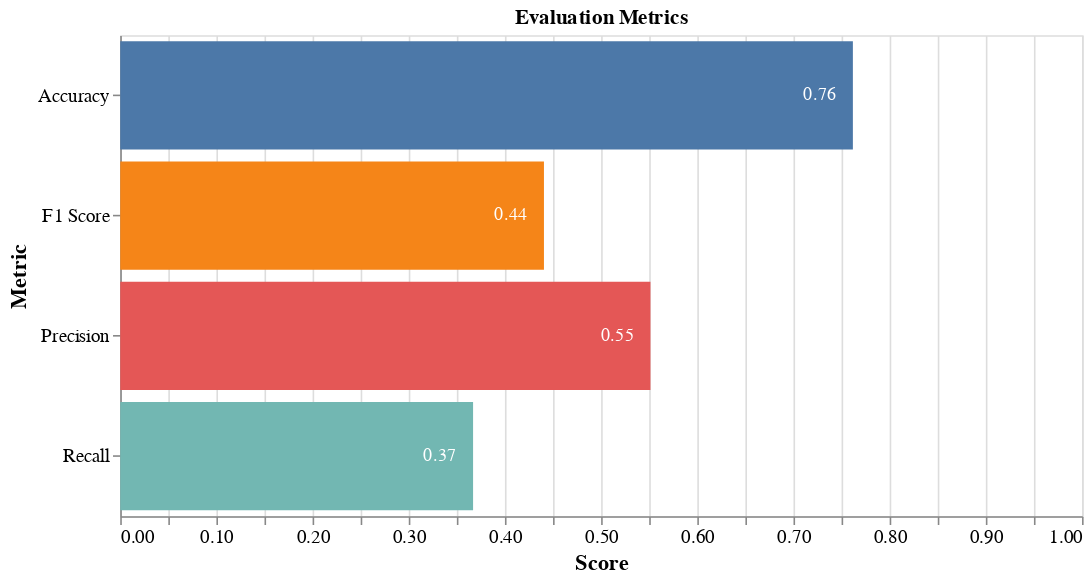

Source (notebook cell):
### Code cell
metrics_scores = {
    "Accuracy": accuracy_score(y_test, y_pred),
    "Precision": precision_score(y_test, y_pred),
    "Recall": recall_score(y_test, y_pred),
    "F1 Score": f1_score(y_test, y_pred),
}

df_metrics = pd.DataFrame(list(metrics_scores.items()), columns=["Metric", "Score"])

base = alt.Chart(df_metrics).encode(
    y=alt.Y("Metric:N", axis=alt.Axis(title="Metric")),
    x=alt.X("Score:Q", axis=alt.Axis(title="Score"), scale=alt.Scale(domain=[0, 1])),
)

bar = base.mark_bar().encode(
    color=alt.Color("Metric:N", legend=None), text=alt.Text("Score:Q", format=".2f")
)

text = base.mark_text(
    align="right",
    baseline="middle",
    color="white",
    dx=-10,
).encode(text=alt.Text("Score:Q", format=".2f"))

chart = (
    (bar + text)
    .properties(title="Evaluation Metrics", width=600, height=300)
    .configure_axis(labelFontSize=12, titleFontSize=14)
)

chart

### Figure 1 — Vega-Lite specification as saved in the notebook (floating-point values rounded to 4 significant figures)
{"config": {"view": {"continuousWidth": 300, "continuousHeight": 300}, "axis": {"labelFontSize": 12, "titleFontSize": 14}}, "layer": [{"mark": {"type": "bar"}, "encoding": {"color": {"field": "Metric", "legend": null, "type": "nominal"}, "text": {"field": "Score", "format": ".2f", "type": "quantitative"}, "x": {"axis": {"title": "Score"}, "field": "Score", "scale": {"domain": [0, 1]}, "type": "quantitative"}, "y": {"axis": {"title": "Metric"}, "field": "Metric", "type": "nominal"}}}, {"mark": {"type": "text", "align": "right", "baseline": "middle", "color": "white", "dx": -10}, "encoding": {"text": {"field": "Score", "format": ".2f", "type": "quantitative"}, "x": {"axis": {"title": "Score"}, "field": "Score", "scale": {"domain": [0, 1]}, "type": "quantitative"}, "y": {"axis": {"title": "Metric"}, "field": "Metric", "type": "nominal"}}}], "data": {"name": "data-b5657af0caa4e8d7b7028becc67b648e"}, "height": 300, "title": "Evaluation Metrics", "width": 600, "$schema": "https://vega.github.io/schema/vega-lite/v5.14.1.json", "datasets": {"data-b5657af0caa4e8d7b7028becc67b648e": [{"Metric": "Accuracy", "Score": 0.7618}, {"Metric": "Precision", "Score": 0.5513}, {"Metric": "Recall", "Score": 0.3669}, {"Metric": "F1 Score", "Score": 0.4406}]}}
